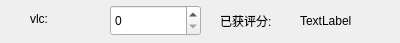
<?xml version="1.0" encoding="UTF-8"?>
<ui version="4.0">
 <class>MarkItem</class>
 <widget class="QWidget" name="MarkItem">
  <property name="geometry">
   <rect>
    <x>0</x>
    <y>0</y>
    <width>400</width>
    <height>43</height>
   </rect>
  </property>
  <property name="windowTitle">
   <string>Form</string>
  </property>
  <widget class="QSpinBox" name="spinBox">
   <property name="geometry">
    <rect>
     <x>110</x>
     <y>5</y>
     <width>91</width>
     <height>31</height>
    </rect>
   </property>
  </widget>
  <widget class="QLabel" name="label">
   <property name="geometry">
    <rect>
     <x>30</x>
     <y>10</y>
     <width>67</width>
     <height>17</height>
    </rect>
   </property>
   <property name="text">
    <string>vlc:</string>
   </property>
  </widget>
  <widget class="QLabel" name="label_2">
   <property name="geometry">
    <rect>
     <x>220</x>
     <y>10</y>
     <width>67</width>
     <height>21</height>
    </rect>
   </property>
   <property name="text">
    <string>已获评分:</string>
   </property>
  </widget>
  <widget class="QLabel" name="label_3">
   <property name="geometry">
    <rect>
     <x>300</x>
     <y>10</y>
     <width>67</width>
     <height>21</height>
    </rect>
   </property>
   <property name="text">
    <string>TextLabel</string>
   </property>
  </widget>
 </widget>
 <resources/>
 <connections/>
</ui>
